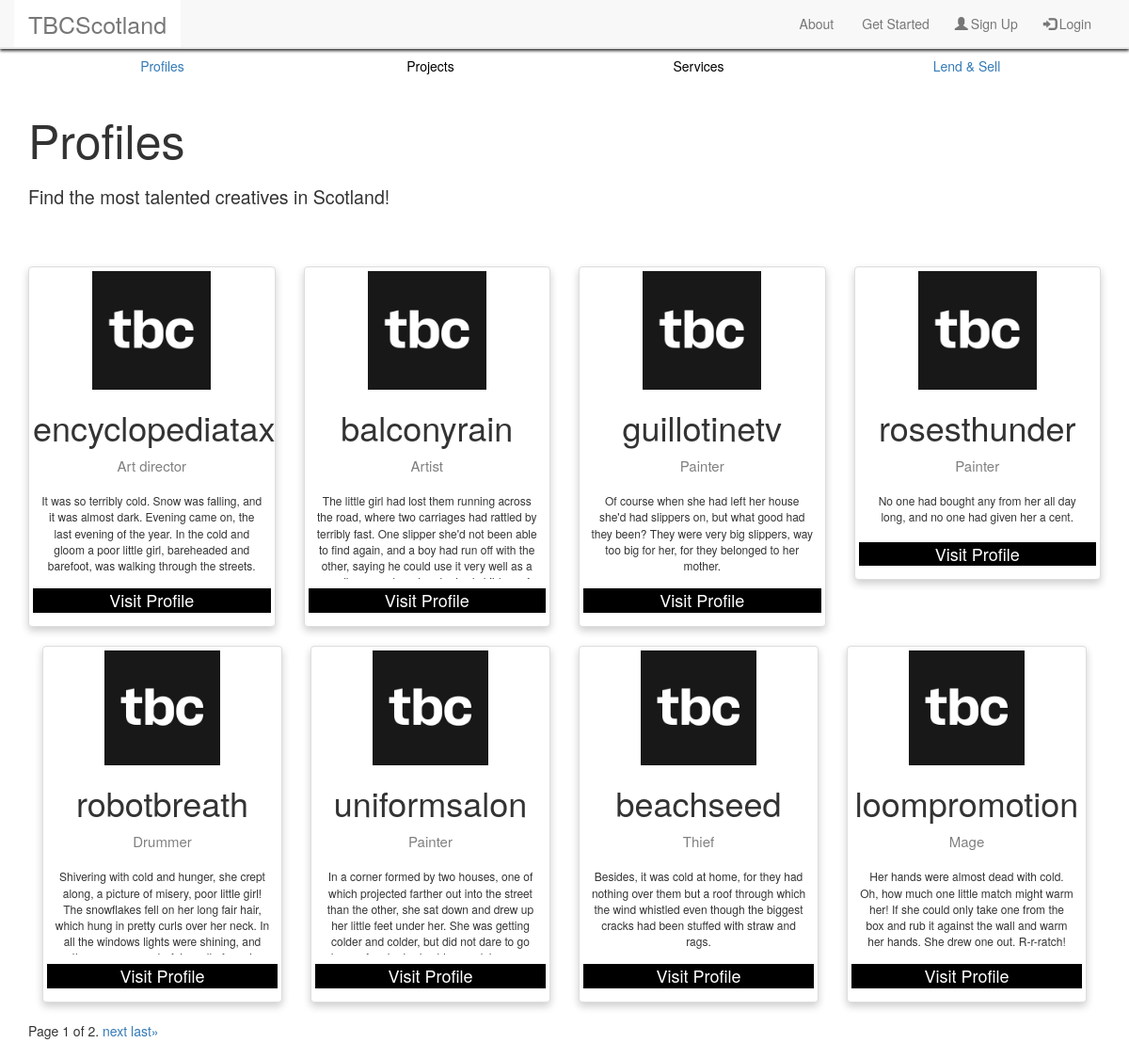
Before: /tbc/profiles/ with the older database file.
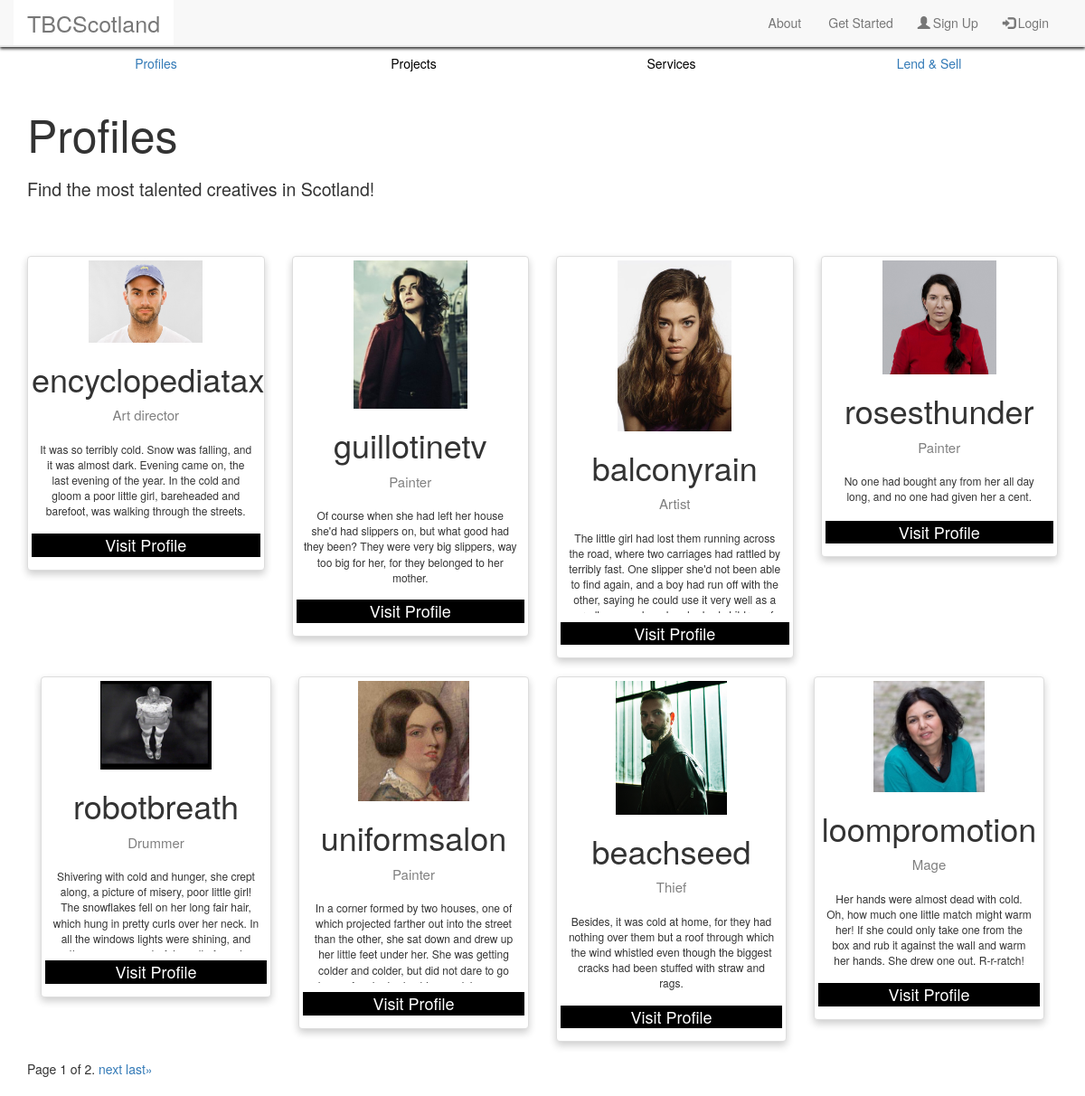
After: the same page with the newer database file.
### tbc/models.py (models this page shows, shortened)
class Profile(models.Model):
    user = models.OneToOneField(User, blank=True)
    firstname = models.CharField(max_length=128, blank=True)
    lastname = models.CharField(max_length=128, blank=True)
    username = models.CharField(max_length=128, unique=True)
    profession = models.CharField(max_length=128, blank=True)
    image = models.ImageField(upload_to='profile_images', default='default_profile.jpg')
    skills = models.TextField(blank=True)
    education = models.TextField(blank=True)
    aboutme = models.TextField(blank=True)
    slug = models.SlugField(unique=True)
    views = models.IntegerField(default=0)
    location = models.CharField(max_length=128, blank=True)

### tbc/views.py (the view)
# urls.py: url(r'^profiles/(?P<profile_name_slug>[\w\-]+)/$', views.show_profile, name='show_profile'),
def profiles(request):
    profiles_list = Profile.objects.all().order_by('-views')
    paginator = Paginator(profiles_list, 8)
    page = request.GET.get('page', 1)
    profiles = paginator.page(page)
    context_dict = {'profiles': profiles}
    return render(request, 'tbc/profiles.html', context_dict)

### templates/tbc/profiles.html (shortened to what this page needs)
{% extends 'tbc/base.html' %}
{% load staticfiles %}
{% block body_block %}
<div class="container">
<div class="row" style="height:20px;"></div>
<header>
  <h1 style="font-size:50px">Profiles</h1>
</header>
<div class="row" style="height:10px;"></div>
<div style="font-size:140%;">Find the most talented creatives in Scotland!</div>
<div class="row" style="height:40px;"></div>
{% if profiles %}
<div class="row">
    {% for profile in profiles %}
    <div class="col-lg-3">
        <br>
        <div class="thumbnail">
            <img src="{{ profile.image.url }}" style="max-width:50%;max-height:50%;">
            <h1>{{ profile.username }}</h1>
            <p class="keywords">{{ profile.profession }}</p>
            <p class="textinthumbnail">{{ profile.aboutme }}</p>
            <p><a href="{% url 'show_profile' profile.slug %}"><button>Visit Profile</button></a></p>
        </div>
    </div>
    {% if forloop.counter|divisibleby:"4" and not forloop.last %}
</div>
{% endif %}
{% endfor %}
{% endif %}
</div>
<div class="container">
<div class ="row">
    <div class="col-lg-3">
        <div class="pagination">
            <span class="step-links">
                <span class="current">Page {{ profiles.number }} of {{ profiles.paginator.num_pages }}.</span>
                {% if profiles.has_next %}
                <a href="?page={{ profiles.next_page_number }}">next</a>
                <a href="?page={{ profiles.paginator.num_pages }}">last&raquo;</a>
                {% endif %}
            </span>
        </div>
    </div>
</div>
</div>
{% endblock %}

### templates/tbc/base.html (shortened to what this page needs)
{% load staticfiles %}
<!DOCTYPE html>
<html>
<head>
    <link rel="stylesheet" href="https://maxcdn.bootstrapcdn.com/bootstrap/3.4.0/css/bootstrap.min.css">
    <link rel="stylesheet" type="text/css" href="//cdn.jsdelivr.net/npm/slick-carousel@1.8.1/slick/slick.css"/>
    <link rel="stylesheet" href="http://kenwheeler.github.io/slick/slick/slick-theme.css">
    <link rel="stylesheet" type="text/css" href="{% static 'css/cssmain.css' %}">
</head>
<body>
    <nav class="navbar navbar-default navbar-fixed-top">
      <div class="container">
        <div class="navbar-header">
            <a class="navbar-brand" href="{% url 'home' %}">TBCScotland</a>
        </div>
        <div id="navbar" class="navbar-collapse collapse" aria-expanded="false" style="height: 1px;">
          <ul class="nav navbar-nav navbar-right">
             <li><a href="{% url 'about' %}">About</a></li>
             <li><a href="{% url 'getstarted' %}">Get Started</a></li>
             {% if user.is_authenticated %}
             <li><a href="{% url 'editprofile' %}"><span class="glyphicon glyphicon-user"></span>Edit Profile</a></li>
             <li><a href="{% url 'logout' %}"><span class="glyphicon glyphicon-log-in"></span>Logout</a></li>
             {% else %}
             <li><a href="{% url 'signup' %}"><span class="glyphicon glyphicon-user"></span>Sign Up</a></li>
             <li><a href="{% url 'login' %}"><span class="glyphicon glyphicon-log-in"></span>Login</a></li>
             {% endif %}
         </ul>
     </div>
 </div>
</nav>
<div class="container second_nav text-center">
    <div class='col-sm-3'>
        <a href="{% url 'profiles' %}">Profiles</a>
    </div>
    <div class='col-sm-3'>
        <a id="catButton" href="{% url 'projects' %}">Projects</a>
    </div>
    <div class='col-sm-3'>
        <a id="catButton" href="{% url 'services' %}">Services</a>
    </div>
    <div class='col-sm-3'>
        <a id="" href="{% url 'lendandsell' %}">Lend & Sell</a>
    </div>
</div>
{% block body_block %}
{% endblock %}
</body>
</html>

### static/css/cssmain.css (style rules this page uses)
.navbar-fixed-top { box-shadow: 0px 2px 3px 0px; border-width: 0 0 2px; }
.navbar-header { margin-left: 10px; }
.glyphicon { top: 1px; right: 3px; }
.navbar-right { margin-right: -5px; }
.navbar-brand { font-size: 25px; background: white; }
#catButton { position: relative; color: black; text-decoration: none; }
.second_nav { margin-top: 60px; }
body { background-color: white; }
.thumbnail { box-shadow: 0 4px 8px 0 rgba(0, 0, 0, 0.2); text-align: center; margin: auto; }
.keywords { color: grey; font-size: 15px; }
.textinthumbnail { border: none; outline: 0; padding: 8px; colour: black; text-align: centre; width: 100%; font-size: 12px; max-height: 100px; overflow: hidden; }
button { border: none; outline: 0; padding: 0px; color: white; background-color: #000; text-align: center; cursor: pointer; width: 100%; font-size: 18px; }

Changed rows visible on the page:
changed Profile "encyclopediatax": image: picture added in place of a placeholder
changed Profile "guillotinetv": image: picture added in place of a placeholder; moves up the list
changed Profile "balconyrain": image: picture added in place of a placeholder
changed Profile "rosesthunder": image: picture added in place of a placeholder
changed Profile "robotbreath": image: picture added in place of a placeholder
changed Profile "uniformsalon": image: picture added in place of a placeholder
changed Profile "beachseed": image: picture added in place of a placeholder
changed Profile "loompromotion": image: picture added in place of a placeholder
